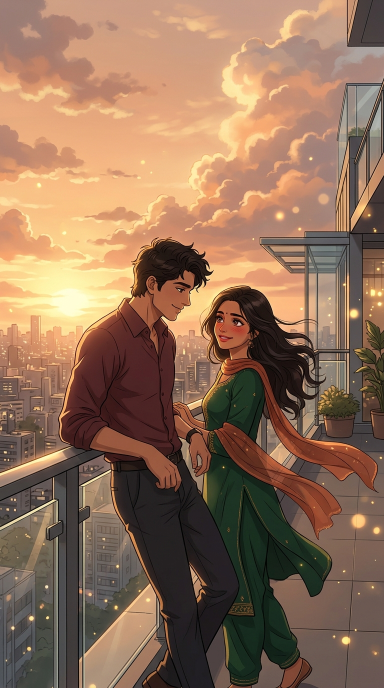
#> input picture projects/series-romantic-animations/11-acchi-lagti-ho/assets/scene-1.jpg, 768 x 1376 px, found by its file name (shown at 1/2 size); its folder holds only this picture in this run
$ python upgrade_romantic_reel_aep.py
#> lines starting #> are read from the running program, lines starting #| are printed output that depends on the picture
"""
Unified AEP Cinema Upgrader for Romantic & Indie Series Reels:
- Achchi Lagti Ho (11-acchi-lagti-ho)
- Jeene Laga Hoon (12-jeene-laga-hoon)
- Aankhon Se Batana (13-aankhon-se-batana)
- Sahiba (07-sahiba-crimson-manga)
- The Batman (12s Ultra-Loop Cut)
Applies 1tachi.aep benchmark graphics stack:
1. Deep Glow bloom filter
2. Rainbow Prism chromatic dispersion flare
3. S-curve film grade (lifted milky blacks + warm highlights)
4. 35mm fine grain
5. Dual-Layer Typography (Bold Sans + Flowing Great Vibes Cursive Script)
"""

import math
import os
import random
import sys
import cv2
import numpy as np
from pathlib import Path
from PIL import Image

sys.path.insert(0, os.path.abspath("scripts"))
from aep_cinema_engine import (
    generate_rainbow_prism_flare,
    apply_deep_glow,
    apply_cinema_grade,
    add_film_grain,
    render_dual_layer_typography,
    render_cinema_single_caption
)

FPS = 30
WIDTH = 1080
HEIGHT = 1920

PROJECT_CONFIGS = {
    "acchi_lagti_ho": {
        "dir": "projects/series-romantic-animations/11-acchi-lagti-ho",
        "audio": "projects/series-romantic-animations/11-acchi-lagti-ho/audio/acchi_lagti_ho_hook.wav",
        "output": "projects/series-romantic-animations/11-acchi-lagti-ho/output/film_acchi_lagti_ho_aep.mp4",
        "cover": "projects/series-romantic-animations/11-acchi-lagti-ho/output/cover_aep.jpg",
        "story_card": "projects/series-romantic-animations/11-acchi-lagti-ho/output/story_card_aep.jpg",
        "title": "Achchi Lagti Ho",
        "duration": 27.56,
        "scenes": [
            ("scene-1.jpg", 0.0, 7.2),
            ("scene-2.jpg", 7.2, 14.5),
            ("scene-3.jpg", 14.5, 21.0),
            ("scene-4.jpg", 21.0, 27.56)
        ],
        "lyrics": [
            (0.2, 4.2, "Chupke chupke jab aise dekhti ho...", (255, 255, 255, 255), 46, 1390),
            (4.2, 8.5, "Achchi lagti ho...", (255, 255, 255, 255), 52, 1390),
            (11.8, 17.5, "Kabhi zulfon se jab khelti ho...", (255, 255, 255, 255), 46, 1390),
            (17.5, 22.0, "Achchi lagti ho...", (255, 255, 255, 255), 52, 1390),
            (22.2, 27.5, "Kuch Naa Kaho • Udit Narayan", (255, 255, 255, 255), 44, 1390)
        ]
    },
    "jeene_laga_hoon": {
        "dir": "projects/series-romantic-animations/12-jeene-laga-hoon",
        "audio": "projects/series-romantic-animations/12-jeene-laga-hoon/audio/jeene_laga_hoon_hook.wav",
        "output": "projects/series-romantic-animations/12-jeene-laga-hoon/output/film_jeene_laga_hoon_aep.mp4",
        "cover": "projects/series-romantic-animations/12-jeene-laga-hoon/output/cover_aep.jpg",
        "story_card": "projects/series-romantic-animations/12-jeene-laga-hoon/output/story_card_aep.jpg",
        "title": "Jeene Laga Hoon",
        "duration": 27.56,
        "scenes": [
            ("scene-1.jpg", 0.0, 7.2),
            ("scene-2.jpg", 7.2, 14.5),
            ("scene-3.jpg", 14.5, 21.0),
            ("scene-4.jpg", 21.0, 27.56)
        ],
        "lyrics": [
            (0.2, 6.5, "Jeene laga hoon pehle se zyada...", (255, 255, 255, 255), 46, 1390),
            (7.0, 13.5, "Pehle se zyada tum pe marne laga...", (255, 255, 255, 255), 46, 1390),
            (14.0, 20.5, "Main mera dil tere hawale...", (255, 255, 255, 255), 48, 1390),
            (21.0, 27.5, "Ramaiya Vastavaiya • Atif Aslam", (255, 255, 255, 255), 44, 1390)
        ]
    },
    "aankhon_se_batana": {
        "dir": "projects/series-romantic-animations/13-aankhon-se-batana",
        "audio": "projects/series-romantic-animations/13-aankhon-se-batana/audio/aankhon_se_batana_hook.wav",
        "output": "projects/series-romantic-animations/13-aankhon-se-batana/output/film_aankhon_se_batana_aep.mp4",
        "cover": "projects/series-romantic-animations/13-aankhon-se-batana/output/cover_aep.jpg",
        "story_card": "projects/series-romantic-animations/13-aankhon-se-batana/output/story_card_aep.jpg",
        "title": "Aankhon Se Batana",
        "duration": 27.56,
        "scenes": [
            ("scene-1.jpg", 0.0, 7.2),
            ("scene-2.jpg", 7.2, 14.5),
            ("scene-3.jpg", 14.5, 21.0),
            ("scene-4.jpg", 21.0, 27.56)
        ],
        "lyrics": [
            (0.2, 6.5, "Tum aankhon se batana hum samajh jaayenge...", (255, 255, 255, 255), 44, 1390),
            (7.0, 13.5, "Tum halki si sharmaana hum tere ho jaayenge...", (255, 255, 255, 255), 44, 1390),
            (14.0, 20.5, "Paas jo tu aaye saari duniya bhool...", (255, 255, 255, 255), 46, 1390),
            (21.0, 27.5, "Aankhon Se Batana • Dikshant", (255, 255, 255, 255), 44, 1390)
        ]
    },
    "sahiba": {
        "dir": "projects/series-romantic-animations/07-sahiba-crimson-manga",
        "audio": "projects/series-romantic-animations/07-sahiba-crimson-manga/audio/sahiba_clip.wav",
        "output": "projects/series-romantic-animations/07-sahiba-crimson-manga/output/film_sahiba_aep.mp4",
        "cover": "projects/series-romantic-animations/07-sahiba-crimson-manga/output/cover_aep.jpg",
        "story_card": "projects/series-romantic-animations/07-sahiba-crimson-manga/output/story_card_aep.jpg",
        "title": "Sahiba",
        "duration": 22.50,
        "scenes": [
            ("scene-1.jpg", 0.0, 6.8),
            ("scene-2.jpg", 6.8, 10.5),
            ("scene-3.jpg", 10.5, 16.5),
            ("scene-4.jpg", 16.5, 22.50)
        ],
        "lyrics": [
            (0.0, 2.4, "Saahiba...", (255, 255, 255, 255), 52, 1390),
            (2.4, 4.8, "Aaye ghar kaahe na...", (255, 255, 255, 255), 48, 1390),
            (4.8, 6.8, "Aise toh sataaye na...", (255, 255, 255, 255), 48, 1390),
            (6.8, 10.5, "Dekhoon tujhko toh chain aata hai...", (255, 255, 255, 255), 46, 1390),
            (10.5, 12.8, "Saahiba...", (255, 255, 255, 255), 52, 1390),
            (12.8, 16.5, "Neendein aayein na, raatein kaati...", (255, 255, 255, 255), 46, 1390),
            (16.5, 20.4, "Tera hi khayaal din-rain aata hai...", (255, 255, 255, 255), 46, 1390),
            (20.4, 22.5, "Sahiba • Aditya Rikhari", (255, 255, 255, 255), 44, 1390)
        ]
    },
    "arz_kiya_hai": {
        "dir": "projects/series-romantic-animations/10-arz-kiya-hai-anuv-jain",
        "audio": "projects/series-romantic-animations/10-arz-kiya-hai-anuv-jain/audio/arz_kiya_hai_clip.wav",
        "output": "projects/series-romantic-animations/10-arz-kiya-hai-anuv-jain/output/film_arz_kiya_hai_aep.mp4",
        "cover": "projects/series-romantic-animations/10-arz-kiya-hai-anuv-jain/output/cover_aep.jpg",
        "story_card": "projects/series-romantic-animations/10-arz-kiya-hai-anuv-jain/output/story_card_aep.jpg",
        "title": "Arz Kiya Hai",
        "duration": 23.50,
        "scenes": [
            ("scene-1.jpg", 0.0, 6.0),
            ("scene-2.jpg", 6.0, 11.2),
            ("scene-3.jpg", 11.2, 16.8),
            ("scene-4.jpg", 16.8, 23.50)
        ],
        "lyrics": [
            (0.6, 2.6, "Arz kiya hai...", (255, 255, 255, 255), 52, 1390),
            (2.8, 6.4, "Humne bhi likha kuch tere baare mein hai...", (255, 255, 255, 255), 44, 1390),
            (6.6, 10.7, "Aise tu lagay ki gulaab hai...", (255, 255, 255, 255), 48, 1390),
            (11.0, 15.2, "Aur aise tu lagay ki gulaab hai...", (255, 255, 255, 255), 48, 1390),
            (15.6, 20.1, "Baghon mein dil ke, khilke in fizaon mein...", (255, 255, 255, 255), 44, 1390),
            (20.4, 23.5, "Chhaye ho...", (255, 255, 255, 255), 52, 1390)
        ]
    }
}


def load_scaled_scene(path):
    img = cv2.imread(str(path))
#> img is the input picture: shape (1376, 768, 3); mean B, G, R 88.7, 111.8, 144.1
    if img is None:
        raise FileNotFoundError(f"Missing {path}")
    ih, iw = img.shape[:2]
#> ih = 1376; iw = 768
    scale = max(WIDTH / float(iw), HEIGHT / float(ih))
#> scale = 1.41
    nw, nh = int(iw * scale), int(ih * scale)
#> nw = 1080; nh = 1935
    resized = cv2.resize(img, (nw, nh), interpolation=cv2.INTER_LANCZOS4)
    ox = (nw - WIDTH) // 2
#> ox = 0
    oy = (nh - HEIGHT) // 2
#> oy = 7
    return resized[oy:oy + HEIGHT, ox:ox + WIDTH].copy()
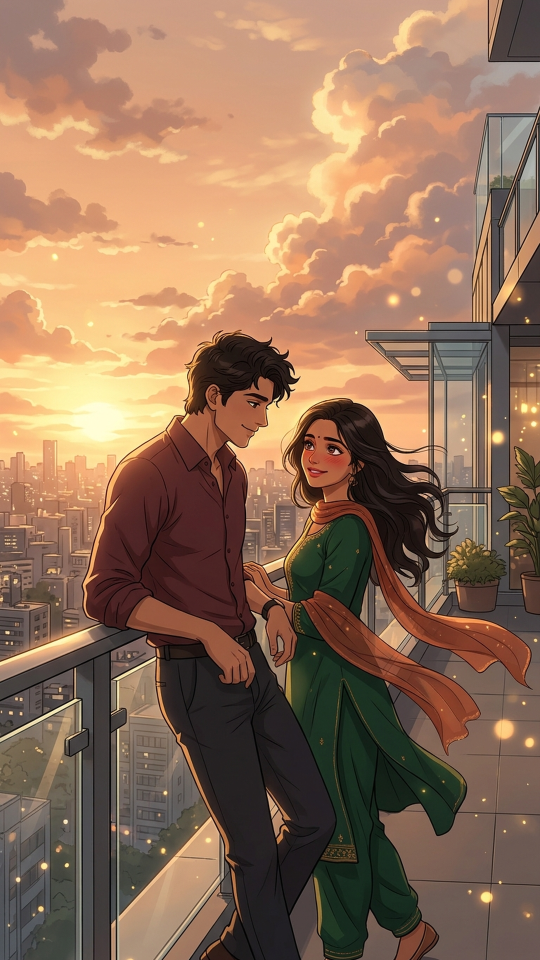
#> returned value: shape (1920, 1080, 3) (shown at 1/2 size); mean of channels 0, 1, 2 88.7, 111.8, 144.2; drawn as B, G, R


def upgrade_project(key):
    cfg = PROJECT_CONFIGS[key]
    print(f"\n==========================================")
    print(f"🎬 Upgrading {cfg['title']} to AEP Cinema Standard")
    print(f"==========================================")

    pdir = Path(cfg["dir"])
    assets_dir = pdir / "assets"
    total_frames = int(cfg["duration"] * FPS)
    temp_video = pdir / "temp_aep_stream.mp4"

    # Pre-load scenes
    scenes_data = []
    for sfile, s_start, s_end in cfg["scenes"]:
        img = load_scaled_scene(assets_dir / sfile)
        scenes_data.append((img, s_start, s_end))

    fourcc = cv2.VideoWriter_fourcc(*'mp4v')
    writer = cv2.VideoWriter(str(temp_video), fourcc, FPS, (WIDTH, HEIGHT))

    flare = generate_rainbow_prism_flare(WIDTH, HEIGHT, intensity=0.40, blur_radius=40)
    flare_norm = np.clip(flare / 255.0, 0, 1)

    cover_saved = False

    particles = []
    np.random.seed(42)
    for _ in range(50):
        particles.append({
            "x": np.random.uniform(20, WIDTH - 20),
            "y": np.random.uniform(0, HEIGHT),
            "radius": np.random.uniform(3, 8),
            "speed": np.random.uniform(0.7, 1.8),
            "phase": np.random.uniform(0, math.pi * 2),
            "color": random.choice([
                (70, 210, 255),   # Golden amber
                (255, 235, 200),  # Warm white
                (170, 180, 255),  # Soft peach rose
                (230, 210, 255)   # Stardust violet
            ])
        })

    cross_frames = 10

    for frame_idx in range(total_frames):
        t = frame_idx / float(FPS)

        # 1. Determine active scene and compute dynamic zoom/motion + cross-dissolve
        active_idx = len(scenes_data) - 1
        for i, (s_img, s_start, s_end) in enumerate(scenes_data):
            if s_start <= t < s_end:
                active_idx = i
                break

        curr_img, s_start, s_end = scenes_data[active_idx]
        t_shot = t - s_start
        dur_shot = max(0.1, s_end - s_start)

        # Per-shot dynamic camera motion (push-in, float, lateral pan)
        if active_idx % 2 == 0:
            zoom = 1.0 + 0.035 * (t_shot / dur_shot)
            dx = math.sin(t_shot * 0.8) * 3.0
            dy = math.cos(t_shot * 0.6) * 2.0
        else:
            zoom = 1.035 - 0.025 * (t_shot / dur_shot)
            dx = -math.sin(t_shot * 0.7) * 3.0
            dy = math.sin(t_shot * 0.5) * 2.0

        zw, zh = int(WIDTH * zoom), int(HEIGHT * zoom)
        scaled_scene = cv2.resize(curr_img, (zw, zh), interpolation=cv2.INTER_LINEAR)
        ox = max(0, min(int((zw - WIDTH) // 2 + dx), zw - WIDTH))
        oy = max(0, min(int((zh - HEIGHT) // 2 + dy), zh - HEIGHT))
        frame_base = scaled_scene[oy:oy + HEIGHT, ox:ox + WIDTH]
        if frame_base.shape[:2] != (HEIGHT, WIDTH):
            frame_base = cv2.resize(frame_base, (WIDTH, HEIGHT), interpolation=cv2.INTER_LINEAR)

        # Cross-fade with previous shot if at transition
        if active_idx > 0:
            frame_in_shot = frame_idx - int(s_start * FPS)
            if 0 <= frame_in_shot < cross_frames:
                alpha = frame_in_shot / float(cross_frames)
                prev_img = scenes_data[active_idx - 1][0]
                prev_scaled = cv2.resize(prev_img, (WIDTH, HEIGHT), interpolation=cv2.INTER_LINEAR)
                frame_base = cv2.addWeighted(prev_scaled, 1.0 - alpha, frame_base, alpha, 0)

        # 2. Living Ambient Light Particles (Floating Bokeh)
        particle_overlay = frame_base.copy()
        for p in particles:
            py = int((p["y"] - t * p["speed"] * 38) % HEIGHT)
            px = int(p["x"] + math.sin(t * 1.2 + p["phase"]) * 14)
            px = max(5, min(px, WIDTH - 5))
            rad = int(p["radius"] * (1.0 + 0.25 * math.sin(t * 2.5 + p["phase"])))
            cv2.circle(particle_overlay, (px, py), rad, p["color"], -1, cv2.LINE_AA)
        frame_base = cv2.addWeighted(particle_overlay, 0.35, frame_base, 0.65, 0)

        # 2. VFX: Deep Glow -> Rainbow Prism -> Cinema S-Curve -> Grain
        glow = apply_deep_glow(frame_base, threshold=175, bloom_factor=0.55, tint=(0.92, 1.05, 1.18))
        g_norm = glow.astype(np.float32) / 255.0
        flared = np.clip((1.0 - (1.0 - g_norm) * (1.0 - flare_norm)) * 255.0, 0, 255).astype(np.uint8)
        graded = apply_cinema_grade(flared, lift=12, contrast=1.12, warm_highlight=1.07, cool_shadow=1.03)
        grained = add_film_grain(graded, intensity=3.0, seed=frame_idx)

        # 3. Single-Layer Cinema Caption (Zero dual-caption clutter)
        active_lyric = None
        for lyr in cfg["lyrics"]:
            if lyr[0] <= t < lyr[1]:
                active_lyric = lyr
                break

        if active_lyric:
            canvas_pil = Image.fromarray(cv2.cvtColor(grained, cv2.COLOR_BGR2RGB))
            canvas_pil = render_cinema_single_caption(
                canvas_pil,
                text=active_lyric[2],
                center_xy=(WIDTH // 2, active_lyric[5]),
                font_size=active_lyric[4],
                text_color=active_lyric[3],
                tracking=1,
                shadow_blur=8,
                shadow_alpha=230,
                max_width=840
            )
            final_bgr = cv2.cvtColor(np.array(canvas_pil), cv2.COLOR_RGB2BGR)
        else:
            final_bgr = grained

        if not cover_saved and t >= 5.0:
            cv2.imwrite(cfg["cover"], final_bgr)
            cover_saved = True

        writer.write(final_bgr)

        if frame_idx % 200 == 0:
            print(f"[{cfg['title']}] Rendered {frame_idx}/{total_frames} frames ({t:.1f}s)")

    writer.release()

    # Mux audio
    print(f"[{cfg['title']}] Muxing Audio with FFmpeg...")
    final_output = cfg["output"]
    cmd = f'ffmpeg -y -i "{temp_video}" -i "{cfg["audio"]}" -af "volume=1.4,alimiter=limit=0.94:attack=5:release=50" -c:v libx264 -preset medium -crf 17 -pix_fmt yuv420p -c:a aac -b:a 320k -shortest "{final_output}"'
    res = os.system(cmd)
    if res != 0:
        raise RuntimeError("FFmpeg muxing failed!")

    if temp_video.exists():
        temp_video.unlink()

    # Story Card
    import reels_booster
    reels_booster.generate_story_card(cfg["cover"], cfg["title"], cfg["story_card"], "@vynox_00000")
    print(f"✅ {cfg['title']} AEP Upgrade COMPLETE: {final_output}")


if __name__ == "__main__":
    target = sys.argv[1] if len(sys.argv) > 1 else "all"
    if target == "all":
        for k in PROJECT_CONFIGS:
#> (the run stopped early here; a loop or call above may not have finished)

$ run again, on projects/ancient-ujjain-astronomy/assets/scene-1.jpg
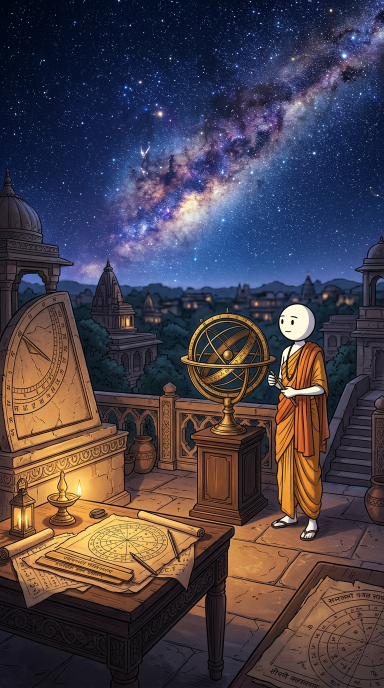
#> input picture projects/ancient-ujjain-astronomy/assets/scene-1.jpg, 768 x 1376 px, found by its file name (shown at 1/2 size)
#> in load_scaled_scene, img is the input picture: shape (1376, 768, 3); mean B, G, R 73.6, 64.3, 73.8
#> in load_scaled_scene, `return resized[oy:oy + HEIGHT, ox:ox + WIDTH].copy()`:
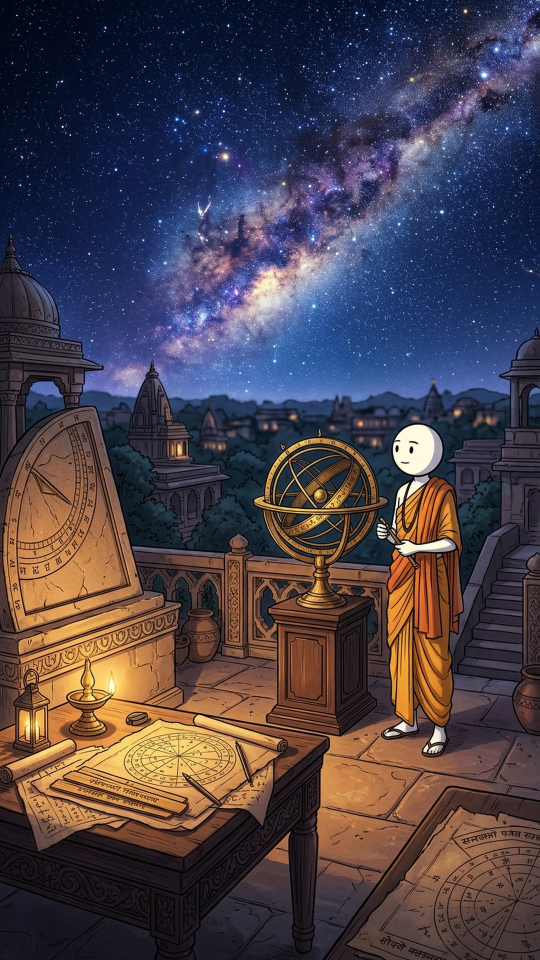
#> returned value: shape (1920, 1080, 3) (shown at 1/2 size); mean of channels 0, 1, 2 74, 64.6, 74.2; drawn as B, G, R
